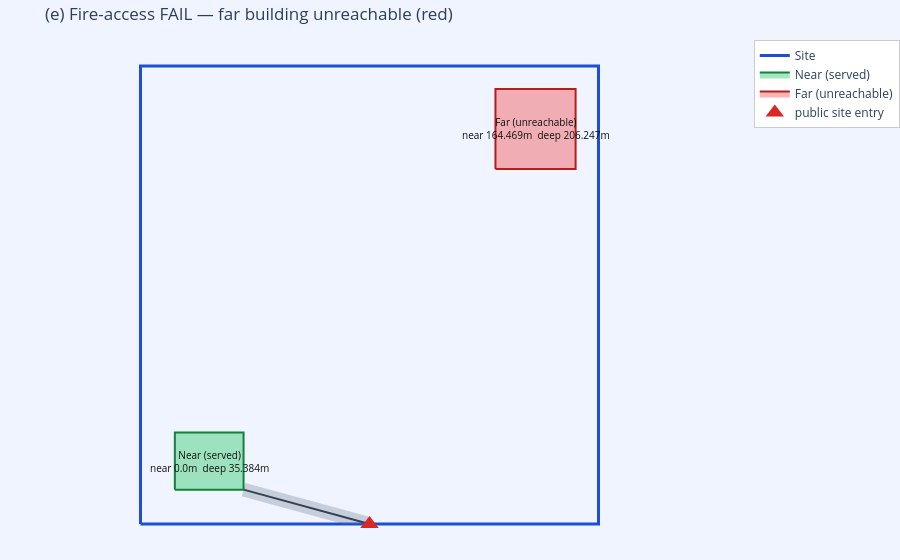

Write notebook code for a chart like this one.
### Markdown cell above
## (e) A deliberately failing layout — the constraint rejects it

A large site with a remote building that no corridor reaches: its
`constraint_value > 0`, so the hard fire-access constraint **rejects** the layout —
the same `G ≤ 0` signal the optimizer consumes.

### Code cell
BIG_BOUNDARY = [[0,0,0],[200,0,0],[200,200,0],[0,200,0],[0,0,0]]
BIG_MODEL = {'boundary': BIG_BOUNDARY, 'roads': {'main_road_side_index': 0}}
NEAR = {'building_id': 'near', 'label': 'Near (served)',
        'boundary': [[15,15,0],[45,15,0],[45,40,0],[15,40,0]]}
FAR  = {'building_id': 'far', 'label': 'Far (unreachable)',
        'boundary': [[155,155,0],[190,155,0],[190,190,0],[155,190,0]]}

big_entries = propose_site_entries(BIG_MODEL)
big_circ = route_internal_circulation(BIG_MODEL, big_entries, [NEAR], None)  # only serves NEAR
big_fire = check_fire_access([NEAR, FAR], big_circ, max_distance=MAX_FIRE_DISTANCE_M)
print(big_fire['summary'], '| all_pass =', big_fire['all_pass'])
for b in big_fire['buildings']:
    print(f"  {b['building_id']:6s}: d={b['distance_m']} m  G={b['constraint_value']}  pass={b['pass']}")

fig = go.Figure()
xs, ys = _xy(BIG_BOUNDARY)
fig.add_trace(go.Scatter(x=xs, y=ys, name='Site', mode='lines',
                         line=dict(color='#1d4ed8', width=3), hoverinfo='skip'))
add_circulation(fig, big_circ)
add_buildings(fig, [NEAR, FAR], fire=big_fire)
add_entries(fig, big_entries)
fig.update_layout(title='(e) Fire-access FAIL — far building unreachable (red)',
                  yaxis=dict(scaleanchor='x', scaleratio=1, visible=False),
                  xaxis=dict(visible=False), margin=dict(l=0, r=0, t=40, b=0), height=560,
                  plot_bgcolor='#f0f4ff', paper_bgcolor='#f0f4ff',
                  legend=dict(x=1.02, y=1, bgcolor='white', bordercolor='#ccc', borderwidth=1))
fig.show()

### Figure 1 — Plotly figure (JSON) as saved in the notebook; plotly's stock layout.template omitted (floating-point values rounded to 4 significant figures)
{"data": [{"hoverinfo": "skip", "line": {"color": "#1d4ed8", "width": 3}, "mode": "lines", "name": "Site", "type": "scatter", "x": [0, 200, 200, 0, 0, 0], "y": [0, 0, 200, 200, 0, 0]}, {"fill": "toself", "fillcolor": "rgba(100,116,139,0.30)", "hoverinfo": "skip", "line": {"color": "rgba(100,116,139,0.0)", "width": 0}, "mode": "lines", "showlegend": false, "type": "scatter", "x": [45.79, 100.8, 100.0, 88.6, 44.21, 45.79, 45.79], "y": [17.89, 2.894, 0.0, 0.0, 12.11, 17.89, 17.89]}, {"hoverinfo": "skip", "line": {"color": "#334155", "width": 2}, "mode": "lines", "name": "path_0 -> near", "showlegend": false, "type": "scatter", "x": [100.0, 45.0], "y": [0.0, 15.0]}, {"fill": "toself", "fillcolor": "rgba(34,197,94,0.40)", "hoverinfo": "skip", "line": {"color": "#15803d", "width": 2}, "mode": "lines", "name": "Near (served)", "showlegend": true, "type": "scatter", "x": [15, 45, 45, 15, 15], "y": [15, 15, 40, 40, 15]}, {"fill": "toself", "fillcolor": "rgba(239,68,68,0.40)", "hoverinfo": "skip", "line": {"color": "#b91c1c", "width": 2}, "mode": "lines", "name": "Far (unreachable)", "showlegend": true, "type": "scatter", "x": [155, 190, 190, 155, 155], "y": [155, 155, 190, 190, 155]}, {"hoverinfo": "skip", "marker": {"color": "#dc2626", "size": 16, "symbol": "triangle-up"}, "mode": "markers", "name": "public site entry", "showlegend": true, "type": "scatter", "x": [100.0], "y": [0.0]}], "layout": {"annotations": [{"font": {"color": "#111", "size": 10}, "showarrow": false, "text": "Near (served)<br>near 0.0m  deep 35.384m", "x": 30.0, "y": 27.5}, {"font": {"color": "#111", "size": 10}, "showarrow": false, "text": "Far (unreachable)<br>near 164.469m  deep 206.247m", "x": 172.5, "y": 172.5}], "height": 560, "legend": {"bgcolor": "white", "bordercolor": "#ccc", "borderwidth": 1, "x": 1.02, "y": 1}, "margin": {"b": 0, "l": 0, "r": 0, "t": 40}, "paper_bgcolor": "#f0f4ff", "plot_bgcolor": "#f0f4ff", "title": {"text": "(e) Fire-access FAIL — far building unreachable (red)"}, "xaxis": {"visible": false}, "yaxis": {"scaleanchor": "x", "scaleratio": 1, "visible": false}}}
